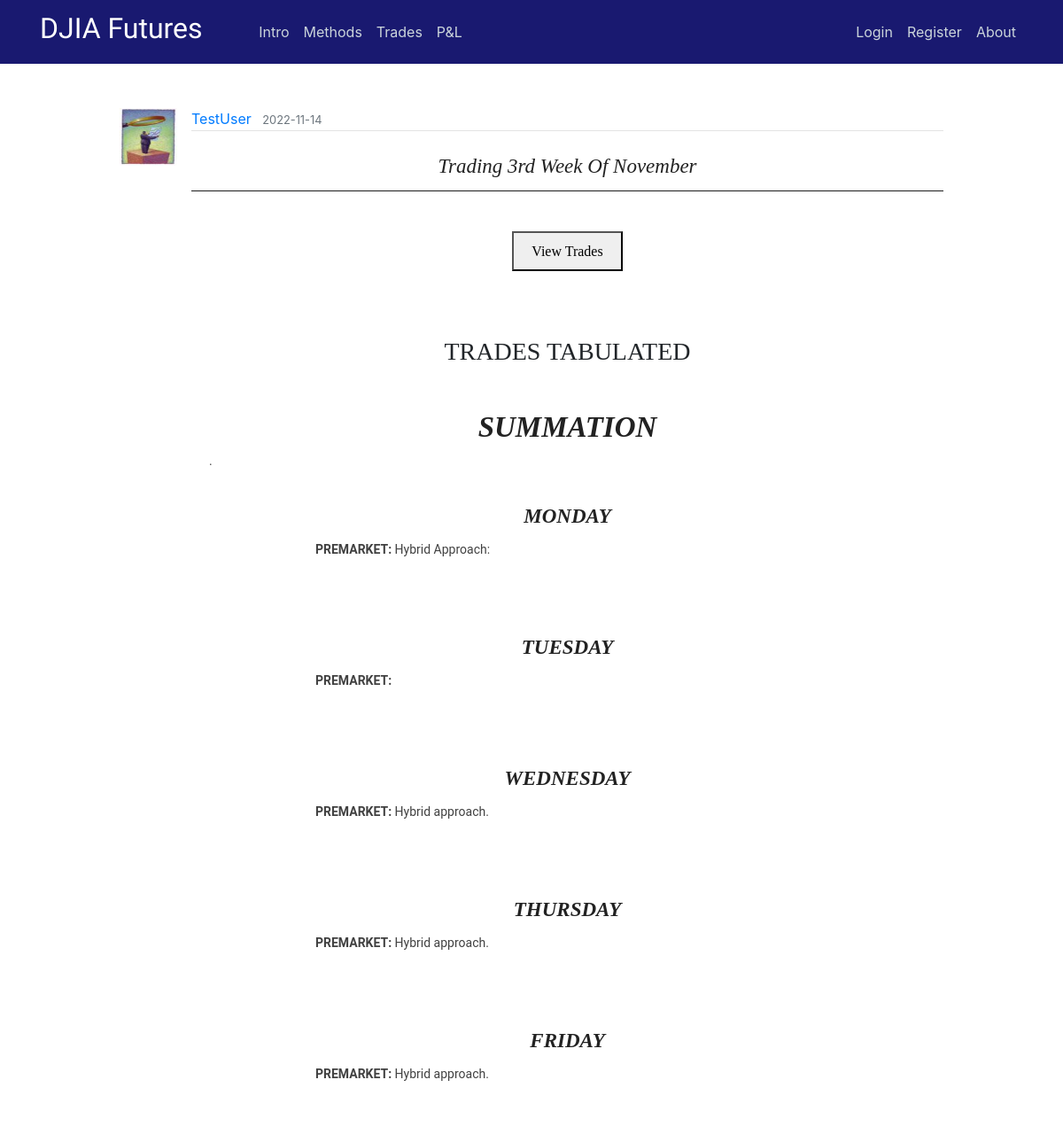
Screenshot of /post/184 with the database file from the repository.
### flaskblog/models.py (models this page shows, shortened)
class User(db.Model, UserMixin):
    id = db.Column(db.Integer, primary_key=True)
    username = db.Column(db.String(20), unique=True, nullable=False)
    email = db.Column(db.String(120), unique=True, nullable=False)
    image_file = db.Column(db.String(20), nullable=False, default='default.jpg')
    password = db.Column(db.String(60), nullable=False)
    posts = db.relationship('Post', backref='author', lazy=True)

class Post(db.Model):
    id = db.Column(db.Integer, primary_key=True)
    title = db.Column(db.String(100), nullable=False)
    date_posted = db.Column(db.DateTime, nullable=False, default=datetime.utcnow)
    content = db.Column(db.Text, nullable=False)
    user_id = db.Column(db.Integer, db.ForeignKey('user.id'), nullable=False)
    teaser_title = db.Column(db.Text, nullable=True)
    teaser_details = db.Column(db.Text, nullable=True)
    teaser_caption = db.Column(db.Text, nullable=True)
    teaser_img = db.Column(db.Text, nullable=True)
    teaser_content = db.Column(db.Text, nullable=True)
    teaser_wkid = db.Column(db.Text, nullable=True)

### flaskblog/posts/routes.py (the view)
@posts.route("/post/<int:post_id>")
def post(post_id):
    post = Post.query.get_or_404(post_id)
    if len(post.teaser_wkid) != 0:
        weekly = post.teaser_wkid
    else:
        weekly = ""
    return render_template('post.html', weekly=weekly, title=post.title, post=post)

### flaskblog/templates/post.html (shortened to what this page needs)
{% extends "layout.html" %}
{% block content %}
  <article class="media content-section" style="border:none;">
    <img class="article-img" src="{{ url_for('static', filename='profile_pics/' + post.author.image_file) }}">
    <div class="media-body">
      <div class="article-metadata">
        <a class="mr-2" href="{{ url_for('users.user_posts', username=post.author.username) }}">{{ post.author.username }}</a>
        <small class="text-muted">{{ post.date_posted.strftime('%Y-%m-%d') }}</small>
      </div>
      <center><br><h3 class="hero-header">{{ post.title }}</h3><hr><br></center>
      {% if weekly |length %}
      <center><button onclick="myDetach()">View Trades</button></center>
      <br>
      <br>
      {% endif %}
      <br><H6>TRADES TABULATED</H6><br>
      {{ post.content|safe }}
  </article>
{% endblock content %}

### flaskblog/static/main.css (style rules this page uses)
body { margin-top: 5rem; }
.adjust-doc-border-intro { padding-right: 20px; padding-left: 20px; padding-top: 20px; padding-bottom: 20px; }
.doc-clear { clear: both; display: block; }
hr { margin-top: 1rem; margin-bottom: 1rem; border: 0; border-top: 1px solid rgba(0, 0, 0, 0.89); }
p.teaser-content { color: #414141; font-size: 14px; font-family: 'Roboto', Arial, 'Helvetica Neue', Helvetica, sans-serif; line-height: 1.5; }
.content-section { background: #ffffff; padding: 10px 20px; border: 1px solid #000000; border-radius: 9px; margin-bottom: 20px; }
.article-img { height: 65px; width: 65px; margin-right: 16px; }
.article-metadata { padding-bottom: 1px; margin-bottom: 4px; border-bottom: 1px solid #e3e3e3 }

### flaskblog/static/study.css (style rules this page uses)
h1.hero-header { color: #222; text-transform: capitalize; font-weight: 400; font-style: italic; font-size: 28px; font-family: Baskerville, 'Baskerville Old Face', 'Hoefler Text', Garamond, 'Times New Roman', serif; }
h3.hero-header { color: #222; text-transform: capitalize; font-weight: 400; font-style: italic; font-size: 28px; font-family: Baskerville, 'Baskerville Old Face', 'Hoefler Text', Garamond, 'Times New Roman', serif; }
h3 { font-weight: 700; line-height: 1; }
h6 { text-align: center; font-weight: 400; font-size: 24px; font-family: Baskerville, 'Baskerville Old Face', 'Hoefler Text', Garamond, 'Times New Roman', serif; line-height: 1; }
button { margin-top: 5px; margin-bottom: 5px; padding: 8px 20px 7px; font-family: Cambria, Georgia, serif; line-height: 1.6; }
@media screen and (min-width: 25rem) { h1.hero-header { font-size: 33px; } }
@media screen and (min-width: 25rem) { h3.hero-header { font-size: 23px; } }
@media screen and (min-width: 36rem) { h6 { font-size: 26px; } }
@media screen and (min-width: 48rem) { h6 { font-size: 28px; } }

### flaskblog/static/modal.css (style rules this page uses)
img { margin-bottom: -4px; }

### rows the page displays
User: image_file (picture), author.username "TestUser"
Post: date_posted "2022-11-14", title "Trading 3rd Week Of November", content "SUMMATION . MONDAY PREMARKET: Hybrid Approach: TUESDAY PREMARKET: WEDNESDAY PREMARKET: Hybrid approach. THURSDAY PREMARKET: Hybrid approach. FRIDAY PREMARKET: Hybrid approach."
